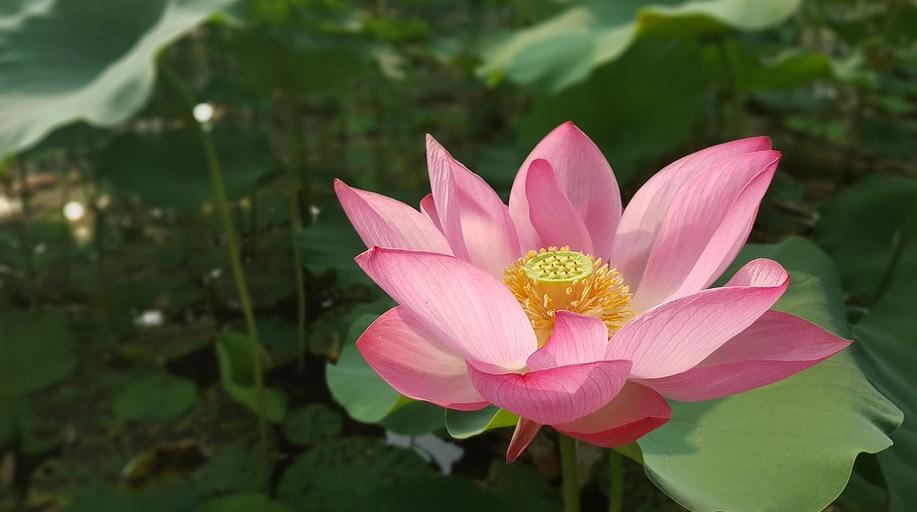
#> input picture flower.png, 917 x 512 px
$ jupyter execute mask.ipynb
#> lines starting #> are read from the running program, lines starting #| are printed output that depends on the picture
### ops.py
import numpy as np

# [86 lines left out: functions k_means, freq_filter, not called in this run]

def contrast(img, degree = 0.3):
    '''
    Arg:
        img : 2D array [0,1]
            gray image basically dark image
        degree : float
            used to delete main dark image before flatten
    return :
        contrasted image dark image deleted
    '''
    height, width = img.shape
    std = np.std(img)
    for h in range(height):
        for w in range(width):
            if std*degree>img[h][w]:
                img[h][w] = 0
    return img

# [161 lines left out: functions HSV2img, get_HSV, get_HSI, get_HSL, not called in this run]


def clip(x, vmax = 1.0, vmin = 0.0):
    '''
    Arg:
        x - float
        vmax - float
            default to be 1.0
        vmin - float
            default to be 0.0
    return :
        clipped x [vmin, vmax]
    '''
    if x>vmax:
        return vmax
    if x<vmin:
        return vmin
    return x

# [49 lines left out: functions clip_2d, cycle_clip, cycle_clip_2d, not called in this run]

def conv(img, filt):
    '''
    Arg :
        img - 2D array
        filt - 2D array
    return :
        image convoluted with filt
    '''
    ir, ic = img.shape
    fr, fc = filt.shape

    conv_img = np.zeros((ir, ic))
    for r in range(ir):
        for c in range(ic):
            value = 0
            for i in range(fr):
                for j in range(fc):
                    if r+i>=0 and r+i<ir and c+j>=0 and c+j<ic :
                        value += filt[i][j]*img[r+i][c+j]
            conv_img[r][c] = clip(value)
    return conv_img

def get_mask(mask_type='prewitX'):
    '''
    Arg:
        mask_type - string
            prewitX
            prewitY
            embos1
            embos2
            laplace4
            laplace8
            unsharp4
            unsharp8
    return :
        mask
            numpy 3 by 3 matrix
    '''
    if mask_type == 'prewitX':
        mask = [1, 1, 1, 0, 0, 0, -1, -1, -1]
    if mask_type == 'prewitY':
        mask = [1, 0, -1, 1, 0, -1, 1, 0, -1]
    if mask_type == 'embos1':
        mask = [1, 0, 0, 0, 0, 0, 0, 0, -1]
    if mask_type == 'embos2':
        mask = [0, 0, 1, 0, 0, 0, -1, 0, 0]
    if mask_type == 'laplace4':
        mask = [0, 1, 0, 1, -4, 1, 0, 1, 0]
    if mask_type == 'laplace8':
        mask = [1, 1, 1, 1, -8, 1, 1, 1, 1]
    if mask_type == 'unsharp4':
        mask = [0, -1, 0, -1, 5, -1, 0, -1, 0]
    if mask_type == 'unsharp8':
        mask = [-1, -1, -1, -1, 8, -1, -1, -1, -1]
    mask = np.reshape(np.array(mask), [3, 3])
    return mask

def rgb2gray(rgbimg, option = 0):
    '''
    Arg :
        rgbimg - 3D array [height, weight, 3]
        option - int 0, 1, 2
            option 0
                Y = (Red + Green + Blue)/3
            option 1
                Y = Red * 0.2126 + Geeen * 0.7152 + Blue * 0.0722
            option 2
                Y = Red * 0.299 + Green * 0.587  + Blue * 0.114
    Return :
        grayimg - 2D array [height, weight]
    '''
    row, col, _= rgbimg.shape
    grayimg = np.zeros((row, col))
    option0 = [1/3, 1/3, 1/3]
    option1 = [0.2126, 0.7152, 0.0722]
    option2 = [0.299, 0.587, 0.144]
    weight = [option0, option1, option2]

    for i in range(row):
        for j in range(col):
            grayimg[i][j] = weight[option][0]*rgbimg[i][j][0] + weight[option][1]*rgbimg[i][j][1] + weight[option][2]*rgbimg[i][j][2]

    return grayimg

def get_histogram(gr_img):
    row, col = gr_img.shape
    hist = np.zeros(256, dtype =int)
    for i in range(row):
        for j in range(col):
            hist[int(gr_img[i][j]*255)]+=1
    return hist

def flatten_img(gr_img, option = False):
    '''
    Arg :
        gr_img - gray image [height, width]
    result :
        flat-image - flatten with histogram [height, weight]
    '''
    row, col = gr_img.shape
    image_size = row*col

    cum_hist = np.zeros(256, dtype = int)
    norm_cum_hist = np.zeros(256)
    flat_image = np.zeros((row,col))
    hist = get_histogram(gr_img)

    cum_hist[0] = hist[0]

    for i in range(1, 256):
        cum_hist[i]=cum_hist[i-1]+hist[i]

    for i in range(256):
        norm_cum_hist[i] = float(cum_hist[i])/image_size

    for i in range(row):
        for j in range(col):
            flat_image[i][j] = norm_cum_hist[int(gr_img[i][j]*255)]

    hist2 = get_histogram(flat_image)

    if option:
        return hist, cum_hist, norm_cum_hist, hist2, flat_image
    else :
        return flat_image

### mask.ipynb
[cell 1]
import matplotlib.pyplot as plt
import numpy as np
from ops import get_mask
from ops import flatten_img
from ops import conv
from ops import get_mask
from ops import rgb2gray
from ops import contrast

[cell 2]
image = plt.imread('./flower.png')
#> image is the input picture: shape (512, 917, 3) float32; mean R, G, B 0.347, 0.329, 0.24
gray_image = rgb2gray(image, option = 0)
#> after the loop in rgb2gray, `for i in range(row):`:
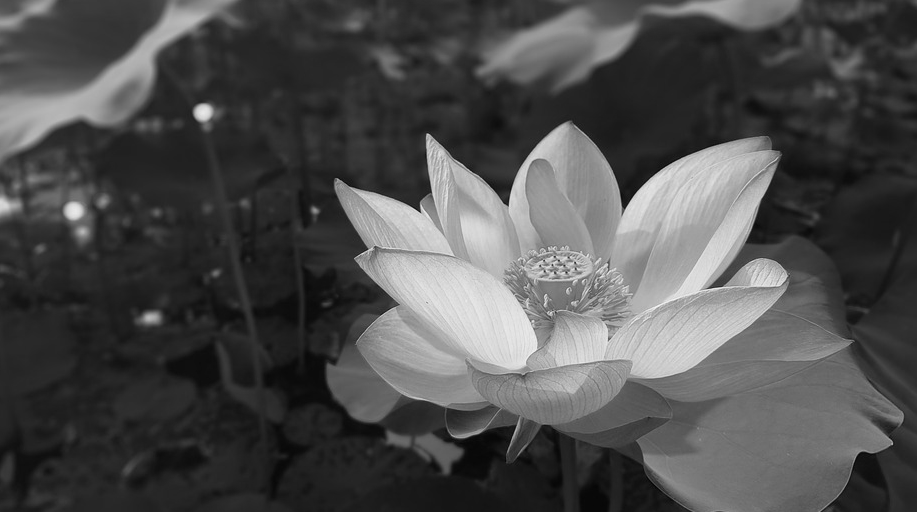
#> grayimg: shape (512, 917) float64; min 0.00915, max 0.965, mean 0.305

[cell 3]
mask_type = 'embos2'
mask = get_mask(mask_type)
conv_image = conv(gray_image, mask)
#> after the loop in conv, `for r in range(ir):`:
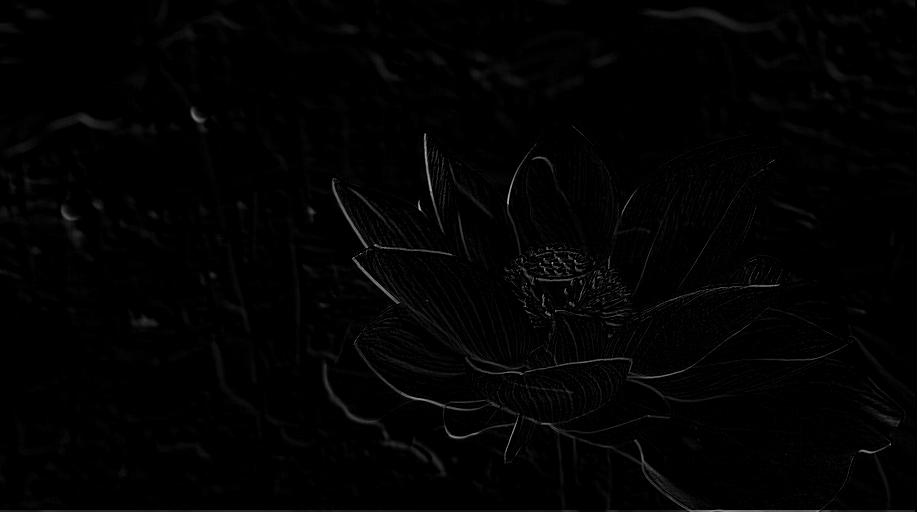
#> conv_img: shape (512, 917) float64; min 0, max 0.74, mean 0.0112
nconv_image = conv_image/np.max(conv_image)
contrast_nconv_image = contrast(nconv_image, 3)
#> in contrast, `std = np.std(img)`: std = 0.0455
flat_image = flatten_img(contrast_nconv_image)
#> in flatten_img, `hist = get_histogram(gr_img)`: hist = 256 values, max 459676 at index 0, min 0 at index 1, mean 1834
#> after the loop in flatten_img, `for i in range(1, 256):`: cum_hist = 256 values from 459676 to 469504
#> after the loop in flatten_img, `for i in range(256):`: norm_cum_hist = 256 values from 0.979 to 1
#> in flatten_img, `hist2 = get_histogram(flat_image)`: hist2 = 256 values, max 460056 at index 249, min 0 at index 0, mean 1834
fig = plt.figure(figsize=(17,17))
ax1 = fig.add_subplot(1, 3, 1)
ax2 = fig.add_subplot(1, 3, 2)
ax3 = fig.add_subplot(1, 3, 3)
ax1.imshow(gray_image, cmap = 'gray')
ax1.set_title('original')
ax1.set_axis_off()
ax2.imshow(conv_image, cmap = 'gray')
ax2.set_title(mask_type)
ax2.set_axis_off()
ax3.imshow(flat_image, cmap = 'gray')
ax3.set_title('flatten')
ax3.set_axis_off()
plt.show()
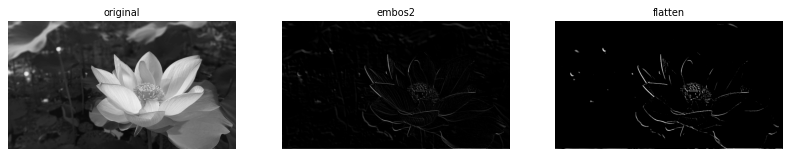
#> figure drawn by matplotlib, 3 panels
